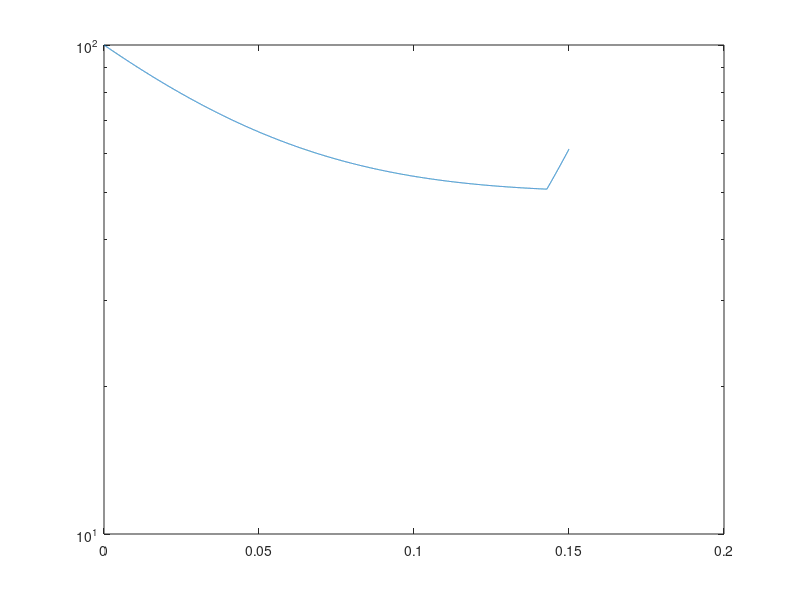

Reproduce this figure in MATLAB.
m=4;
L=10;
d_0=100;
k=5;
ep=200;
alpha=linspace(0,0.15,10000);
rate=max(abs(1-alpha.*m),abs(1-alpha.*L));
bound=rate.^k*d_0+alpha.*ep.*(1-rate.^k)./(1-rate);
[~,index]=min(bound);
semilogy(alpha,bound)
alpha(index)

% syms m L d_0 k ep alpha;
% rate=max(abs(1-alpha*m),abs(1-alpha*L))
% bound=rate^k*d_0+alpha.*ep*(1-rate^k)/(1-rate)
% 
% boundDer=diff(bound,alpha)